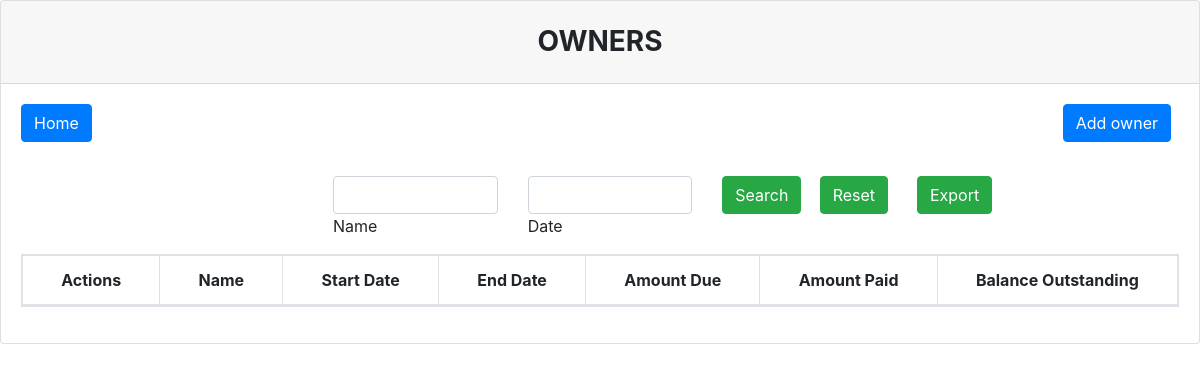
/owners (signed in), run on an earlier commit of the app's database.
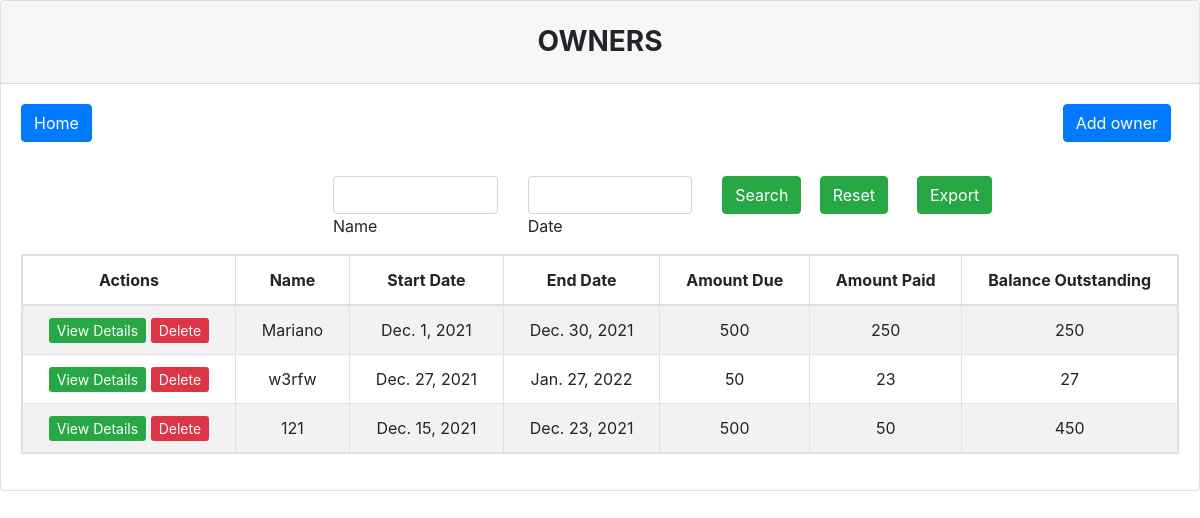
And on a later commit of the database.
### Manager/models.py (models this page shows)
class owner(models.Model):
    name = models.CharField(max_length=100, blank=False)
    start = models.DateField(max_length=100, blank=False, )
    end = models.DateField(max_length=100, blank=False, )
    amount_due = models.IntegerField(blank=False, )
    amount_paid = models.IntegerField(blank=False, )
    balance = models.CharField(max_length=99999, blank=False, )

### Manager/views.py (the view)
# urls.py: path('owners', owners, name="owners"),
@login_required(login_url="/login")
def owners(request):
    if request.user.is_superuser:
        update_obalance()
        if request.method == "POST":
            name = request.POST.get("name")
            date_range = request.POST.get("daterange")
            owners_obj = owner.objects.all()
            if name != "":
                for i in owners_obj:
                    if name not in i.name:
                        owners_obj = owners_obj.exclude(id=i.id)
            for i in owners_obj:
                start = datetime.date(datetime.strptime(date_range.split(" - ")[0], '%m/%d/%Y'))
                print(start)
                end = datetime.date(datetime.strptime(date_range.split(" - ")[-1], '%m/%d/%Y'))
                if i.start >= start and i.end <= end:
                    pass
                else:
                    owners_obj = owners_obj.exclude(id=i.id)
            if request.POST.get('action') == "search":
                return render(request, 'owners.html', {'owners':owners_obj, })
            elif request.POST.get('action') == "export":
                output = io.BytesIO()
                workbook = xlsxwriter.Workbook(output)
                worksheet = workbook.add_worksheet()
                cell_format_b = workbook.add_format()
                cell_format_b.set_bold()
                worksheet.write('A1', 'Name:', cell_format_b)
                worksheet.write('B1', name)
                worksheet.set_column(0, 0, 18)
                worksheet.write('D1', 'Date Range:', cell_format_b)
                worksheet.set_column(1, 0, 18)
                worksheet.write('E1', "-".join([date_range.split(" - ")[0].split("/")[1], date_range.split(" - ")[0].split("/")[0] , date_range.split(" - ")[0].split("/")[2]]))
                worksheet.set_column(2, 0, 18)
                worksheet.write('F1',"-".join([date_range.split(" - ")[-1].split("/")[1], date_range.split(" - ")[-1].split("/")[0] , date_range.split(" - ")[-1].split("/")[2]]))
                worksheet.set_column(3, 0, 18)
                border_bottom = workbook.add_format({'bottom': 1})
                border_bottom.set_bold()
                worksheet.write(3, 0, "Name", border_bottom)
                worksheet.write(3, 1, "Sart Date", border_bottom)
                worksheet.write(3, 2, "End Date", border_bottom)
                worksheet.write(3, 3, "Amount Due", border_bottom)
                worksheet.write(3, 4, "Amount Paid", border_bottom)
                worksheet.write(3, 5, "Balance", border_bottom)
                row = 4
                due = 0
                paid = 0
                balance = 0
                for i in owners_obj:
                    worksheet.write(row, 0, i.name)
                    worksheet.set_column(row, 0, 18)
                    worksheet.write(row, 1, i.start.strftime('%d-%m-%Y'))
                    worksheet.set_column(row, 1, 18)
                    worksheet.write(row, 2, i.end.strftime('%d-%m-%Y'))
                    worksheet.set_column(row, 2, 18)
                    worksheet.write(row, 3, i.amount_due)
                    due += int(i.amount_due)
                    worksheet.set_column(row, 3, 18)
                    worksheet.write(row, 4, i.amount_paid)
                    paid += int(i.amount_paid)
                    worksheet.set_column(row, 4, 18)
                    worksheet.write(row, 5, i.balance)
                    balance += int(i.balance)
                    worksheet.set_column(row, 5, 18)
                    row += 1
                border_top = workbook.add_format({'top': 1})
                border_top_bold = workbook.add_format({'top': 1})
                border_top_bold.set_bold()
                worksheet.write(row, 0, "Total:", border_top_bold)
                worksheet.write(row, 1, "", border_top)
                worksheet.write(row, 2, "", border_top)
                worksheet.write(row, 3, due, border_top)
                worksheet.write(row, 4, paid, border_top)
                worksheet.write(row, 5, balance, border_top)
                workbook.close()
                response = HttpResponse(content_type='application/vnd.ms-excel')
                response['Content-Disposition'] = f'attachment;filename="owners.xlsx"'
                response.write(output.getvalue())
                return response
        else:
            owners_obj = owner.objects.all()
            return render(request, 'owners.html', {'owners':owners_obj})
    else:
        return HttpResponse("Access Denied")

### Manager/views.py (called while the page is built)
def update_obalance():
    owners_obj = owner.objects.all()
    for owner_i in owners_obj:
        balance = owner_i.amount_due - owner_i.amount_paid
        owner_i.balance = balance
        owner_i.save()

### Manager/templates/owners.html (shortened to what the changed rows need)
{%  load static %}
<!DOCTYPE html>
<html lang="en">
<head>
    <link rel="stylesheet" href="{% static 'css/bootstrap.css' %}">
</head>
<body>
    <div class="card">
      <div class="card-body">
        <div id="table" class="table-editable">
          <br>
          <br>
          <br>
          <table id="sortTable" class="table table-bordered table-responsive table-striped text-center">
            <thead>
              <tr>
                <th class="text-center" style="white-space: nowrap;width: 1%;">Actions</th>
                <th class="text-center" style="white-space: nowrap;width: 1%;">Name</th>
                <th class="text-center" style="white-space: nowrap;width: 1%;">Start Date</th>
                <th class="text-center" style="white-space: nowrap;width: 1%;">End Date</th>
                <th class="text-center" style="white-space: nowrap;width: 1%;">Amount Due</th>
                <th class="text-center" style="white-space: nowrap;width: 1%;">Amount Paid</th>
                <th class="text-center" style="white-space: nowrap;width: 1%;">Balance Outstanding</th>
              </tr>
            </thead>
            <tbody id="myTable">
                {% for owner in owners %}
                    {% if owner.id in total %}
                    <tr style="background-color: #FFFF99">
                    {% else %}
                    <tr>
                    {% endif %}
                        <td class="pt-3-half" style="white-space: nowrap;width: 1%;">
                            <a href="{% url 'view_owner' owner.id %}" class="btn-sm btn-success">View Details</a>
                            <a href="{% url 'delete_owner' owner.id %}" class="btn-sm btn-danger">Delete</a>
                        </td>
                        <td class="pt-3-half" style="white-space: nowrap;width: 1%;">{{ owner.name }}</td>
                        <td class="pt-3-half" style="white-space: nowrap;width: 1%;">{{ owner.start }}</td>
                        <td class="pt-3-half" style="white-space: nowrap;width: 1%;">{{ owner.end }}</td>
                        <td class="pt-3-half" style="white-space: nowrap;width: 1%;">{{ owner.amount_due }}</td>
                        <td class="pt-3-half" style="white-space: nowrap;width: 1%;">{{ owner.amount_paid }}</td>
                        <td class="pt-3-half" style="white-space: nowrap;width: 1%;">{{ owner.balance }}</td>
                      </tr>
                {% endfor %}
            </tbody>
            </table>
            </div>
          </div>
    </div>
    <link rel="stylesheet" href="https://cdn.datatables.net/1.10.22/css/dataTables.bootstrap4.min.css">
    <link rel="stylesheet" type="text/css" href="https://cdn.jsdelivr.net/npm/daterangepicker/daterangepicker.css" />
</body>
</html>

What changed in the data, as far as the page shows it:
added owner: name "Mariano", start "Dec. 1, 2021", end "Dec. 30, 2021", amount_due "500", amount_paid "250", balance "250"
added owner: name "w3rfw", start "Dec. 27, 2021", end "Jan. 27, 2022", amount_due "50", amount_paid "23", balance "27"
added owner: name "121", start "Dec. 15, 2021", end "Dec. 23, 2021", amount_due "500", amount_paid "50", balance "450"
